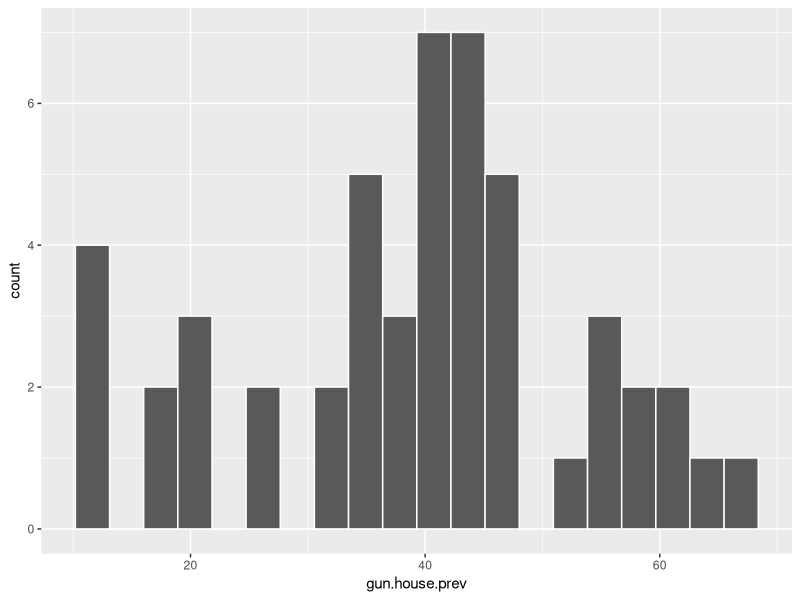
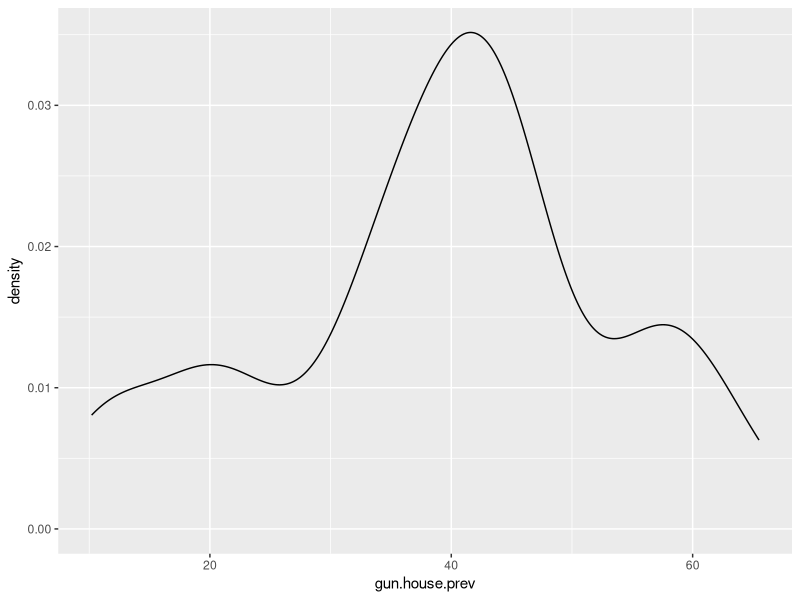
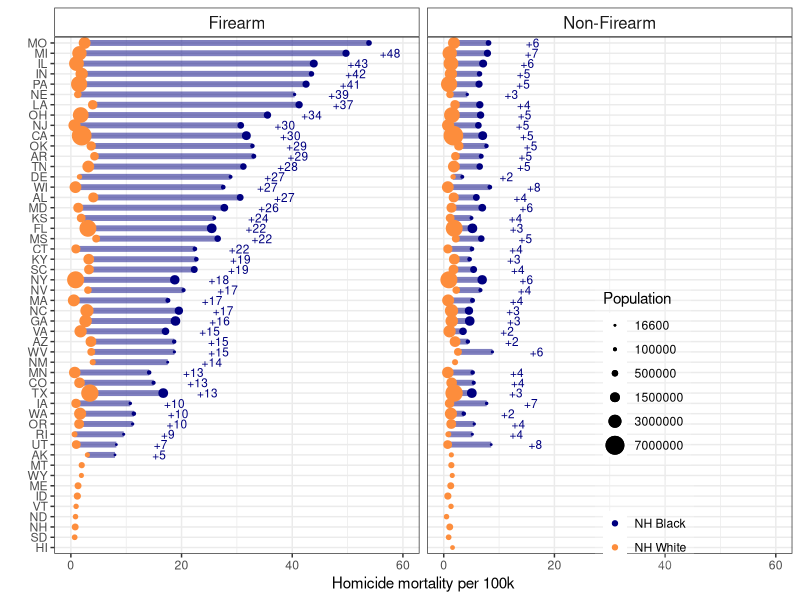
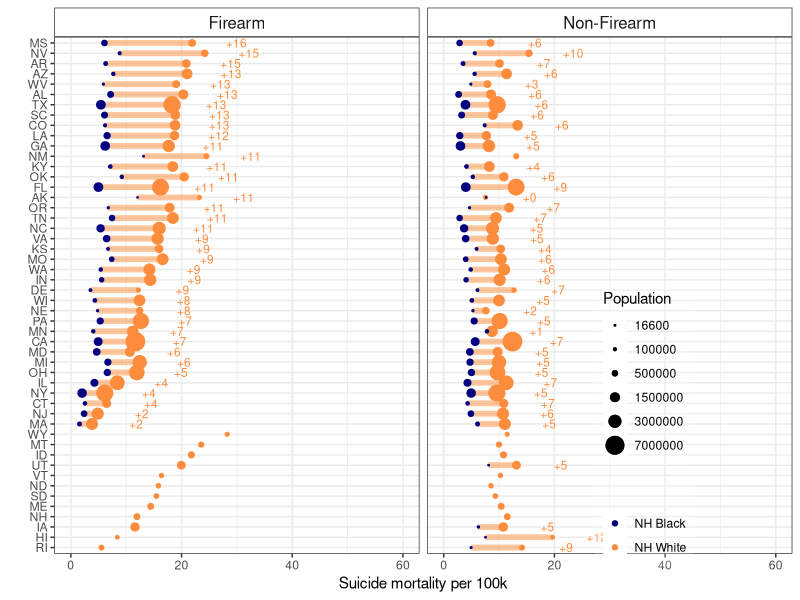
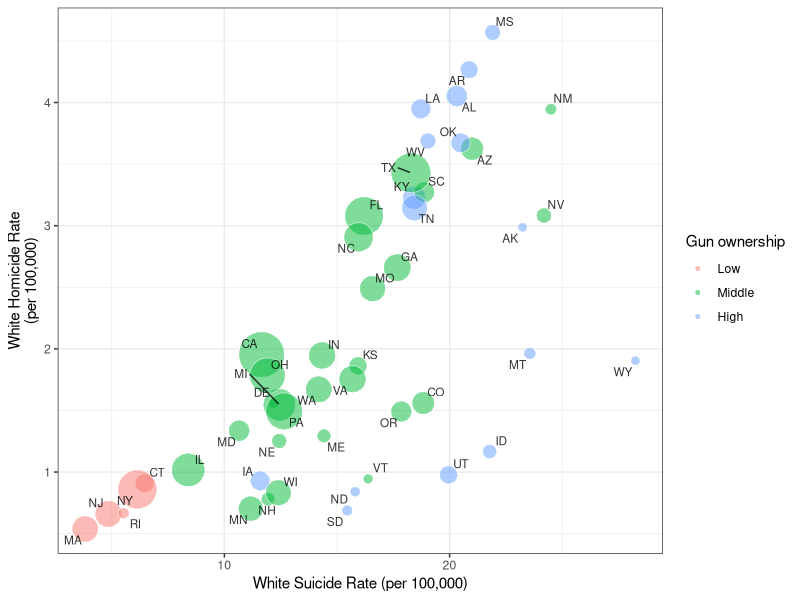
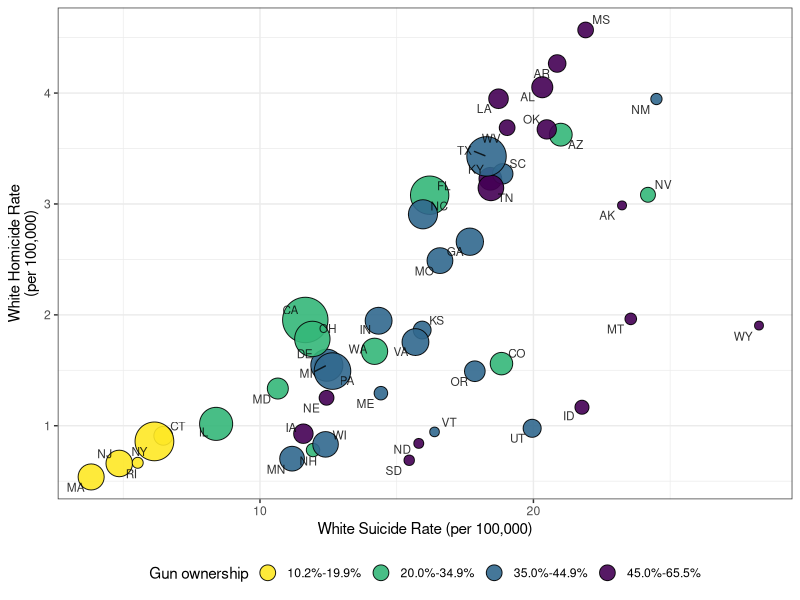
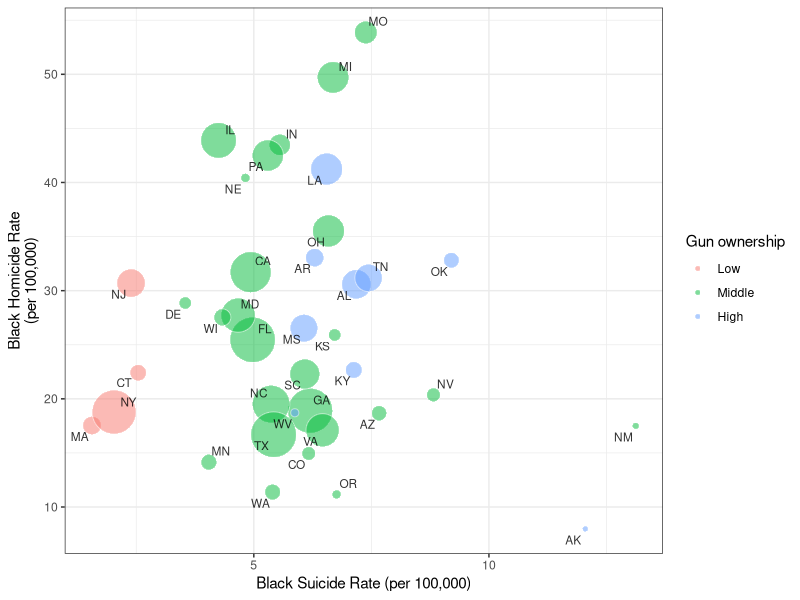
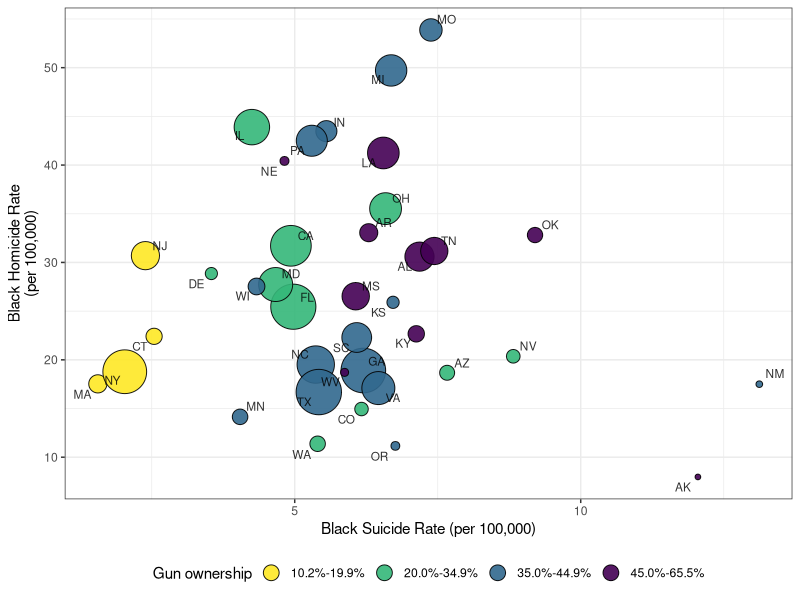

The R script that drew these images, in order:
## ---- chunk 1
library(tidyverse)
library(ggrepel)
## ---- chunk 2
gun.house.prev <- c(52.2, 59.8, 32.3, 58.8, 20.1, 34.6, 18.1, 26.3, 25.2,
                    40.3, 10.2, 55.7, 20.7, 38.5, 45.7, 42.8, 47.7, 45.0,
                    40.3, 21.7, 11.5, 40.8, 41.2, 54.6, 44.2, 62.6, 45.4,
                    34.0, 31.0, 11.4, 39.7, 18.5, 39.4, 56.2, 34.0, 46.5,
                    39.8, 35.1, 12.4, 43.3, 59.9, 46.6, 37.1, 44.8, 43.8,
                    37.5, 34.0, 58.5, 43.0, 65.5)

gun.data <- data.frame("ST" = state.abb, "gun.house.prev" = gun.house.prev)

ggplot(gun.data, aes(gun.house.prev)) + geom_histogram(bins = 20, col = "white") 

ggplot(gun.data, aes(gun.house.prev)) + geom_density()

quantile(gun.data$gun.house.prev, c(0.33, 0.66))

gun.data <- gun.data %>% arrange(gun.house.prev) %>% mutate(gun.house.prev.category = cut(gun.house.prev, breaks = c(0, 20, 35, 44.9, 66), labels = c("10.2%-19.9%", "20.0%-34.9%", "35.0%-44.9%", "45.0%-65.5%")))
## ---- chunk 3
#homicide
NHWM_homicide_FA <- read.table("./Data/agestd/Homicide_Firearms_White_NH_Males_Age-adjusted_2008-2014.txt", skip = 21, header = T, sep = ",")

NHWM_homicide_NonFA <- read.table("./Data/agestd/Homicide_Non-Firearms_White_NH_Males_Age-adjusted_2008-2014.txt", skip = 21, header = T, sep = ",")

NHBM_homicide_FA <- read.table("./Data/agestd/Homicide_Firearms_Black_NH_Males_Age-adjusted_2008-2014.txt", skip = 21, header = T, sep = ",")

NHBM_homicide_NonFA <- read.table("./Data/agestd/Homicide_Non-Firearms_Black_NH_Males_Age-adjusted_2008-2014.txt", skip = 21, header = T, sep = ",")

#suicide
NHWM_suicide_FA <- read.table("./Data/agestd/Suicide_Firearms_White_NH_Males_Age-adjusted_2008-2014.txt", skip = 21, header = T, sep = ",")

NHWM_suicide_NonFA <- read.table("./Data/agestd/Suicide_Non-Firearms_White_NH_Males_Age-adjusted_2008-2014.txt", skip = 21, header = T, sep = ",")

NHBM_suicide_FA <- read.table("./Data/agestd/Suicide_Firearms_Black_NH_Males_Age-adjusted_2008-2014.txt", skip = 21, header = T, sep = ",")

NHBM_suicide_NonFA <- read.table("./Data/agestd/Suicide_Non-Firearms_Black_NH_Males_Age-adjusted_2008-2014.txt", skip = 21, header = T, sep = ",")
## ---- chunk 4
#homicide
NHWF_homicide_FA <- read.table("./Data/agestd/Homicide_Firearms_White_NH_Females_Age-adjusted_2008-2014.txt", skip = 21, header = T, sep = ",")

NHWF_homicide_NonFA <- read.table("./Data/agestd/Homicide_Non-Firearms_White_NH_Females_Age-adjusted_2008-2014.txt", skip = 21, header = T, sep = ",")

NHBF_homicide_FA <- read.table("./Data/agestd/Homicide_Firearms_Black_NH_Females_Age-adjusted_2008-2014.txt", skip = 21, header = T, sep = ",")

NHBF_homicide_NonFA <- read.table("./Data/agestd/Homicide_Non-Firearms_Black_NH_Females_Age-adjusted_2008-2014.txt", skip = 21, header = T, sep = ",")

#suicide
NHWF_suicide_FA <- read.table("./Data/agestd/Suicide_Firearms_White_NH_Females_Age-adjusted_2008-2014.txt", skip = 21, header = T, sep = ",")

NHWF_suicide_NonFA <- read.table("./Data/agestd/Suicide_Non-Firearms_White_NH_Females_Age-adjusted_2008-2014.txt", skip = 21, header = T, sep = ",")

NHBF_suicide_FA <- read.table("./Data/agestd/Suicide_Firearms_Black_NH_Females_Age-adjusted_2008-2014.txt", skip = 21, header = T, sep = ",")

NHBF_suicide_NonFA <- read.table("./Data/agestd/Suicide_Non-Firearms_Black_NH_Females_Age-adjusted_2008-2014.txt", skip = 21, header = T, sep = ",")
## ---- chunk 5
tidy_fx <- function(data, state, death, population, crude, adjusted, race, intent, mechanism) {
  dat2 <- data[, c(state, death, population, crude, adjusted)]
  names(dat2)[2] <- paste0(death, ".", intent, ".", race)
  names(dat2)[3] <- paste0(population, ".", race)
  names(dat2)[4] <- paste0("crude.", intent, ".", race)
  names(dat2)[5] <- paste0("adjusted.", intent, ".", race)
  dat2$type = mechanism
  
  return(dat2)
}
## ---- chunk 6
NHWM_homicide_FA <- tidy_fx(data = NHWM_homicide_FA, "ST", "Deaths", "Population", "U_C_Rate", 
                            "U_A_Rate", "white", "homicide", "Firearm")
NHWM_homicide_NonFA <- tidy_fx(data = NHWM_homicide_NonFA, "ST", "Deaths", "Population", "U_C_Rate", 
                            "U_A_Rate", "white", "homicide", "Non-Firearm")
NHWM_suicide_FA <- tidy_fx(data = NHWM_suicide_FA, "ST", "Deaths", "Population", "U_C_Rate", 
                            "U_A_Rate", "white", "suicide", "Firearm")
NHWM_suicide_NonFA <- tidy_fx(data = NHWM_suicide_NonFA, "ST", "Deaths", "Population", "U_C_Rate", 
                            "U_A_Rate", "white", "suicide", "Non-Firearm")

NHBM_homicide_FA <- tidy_fx(data = NHBM_homicide_FA, "ST", "Deaths", "Population", "U_C_Rate", 
                            "U_A_Rate", "black", "homicide", "Firearm")
NHBM_homicide_NonFA <- tidy_fx(data = NHBM_homicide_NonFA, "ST", "Deaths", "Population", "U_C_Rate", 
                            "U_A_Rate", "black", "homicide", "Non-Firearm")
NHBM_suicide_FA <- tidy_fx(data = NHBM_suicide_FA, "ST", "Deaths", "Population", "U_C_Rate", 
                            "U_A_Rate", "black", "suicide", "Firearm")
NHBM_suicide_NonFA <- tidy_fx(data = NHBM_suicide_NonFA, "ST", "Deaths", "Population", "U_C_Rate", 
                            "U_A_Rate", "black", "suicide", "Non-Firearm")

NHBM_homicide<- rbind(NHBM_homicide_FA, NHBM_homicide_NonFA)
NHBM_suicide <- rbind(NHBM_suicide_FA, NHBM_suicide_NonFA)
NHWM_homicide <- rbind(NHWM_homicide_FA, NHWM_homicide_NonFA)
NHWM_suicide <- rbind(NHWM_suicide_FA, NHWM_suicide_NonFA)
rm(NHBM_homicide_FA, NHBM_homicide_NonFA, NHBM_suicide_FA, NHBM_suicide_NonFA,
   NHWM_homicide_FA, NHWM_homicide_NonFA, NHWM_suicide_FA, NHWM_suicide_NonFA)
## ---- chunk 7
NHWF_homicide_FA <- tidy_fx(data = NHWF_homicide_FA, "ST", "Deaths", "Population", "U_C_Rate", 
                            "U_A_Rate", "white", "homicide", "Firearm")
NHWF_homicide_NonFA <- tidy_fx(data = NHWF_homicide_NonFA, "ST", "Deaths", "Population", "U_C_Rate", 
                            "U_A_Rate", "white", "homicide", "Non-Firearm")
NHWF_suicide_FA <- tidy_fx(data = NHWF_suicide_FA, "ST", "Deaths", "Population", "U_C_Rate", 
                            "U_A_Rate", "white", "suicide", "Firearm")
NHWF_suicide_NonFA <- tidy_fx(data = NHWF_suicide_NonFA, "ST", "Deaths", "Population", "U_C_Rate", 
                            "U_A_Rate", "white", "suicide", "Non-Firearm")

NHBF_homicide_FA <- tidy_fx(data = NHBF_homicide_FA, "ST", "Deaths", "Population", "U_C_Rate", 
                            "U_A_Rate", "black", "homicide", "Firearm")
NHBF_homicide_NonFA <- tidy_fx(data = NHBF_homicide_NonFA, "ST", "Deaths", "Population", "U_C_Rate", 
                            "U_A_Rate", "black", "homicide", "Non-Firearm")
NHBF_suicide_FA <- tidy_fx(data = NHBF_suicide_FA, "ST", "Deaths", "Population", "U_C_Rate", 
                            "U_A_Rate", "black", "suicide", "Firearm")
NHBF_suicide_NonFA <- tidy_fx(data = NHBF_suicide_NonFA, "ST", "Deaths", "Population", "U_C_Rate", 
                            "U_A_Rate", "black", "suicide", "Non-Firearm")

NHBF_homicide<- rbind(NHBF_homicide_FA, NHBF_homicide_NonFA)
NHBF_suicide <- rbind(NHBF_suicide_FA, NHBF_suicide_NonFA)
NHWF_homicide <- rbind(NHWF_homicide_FA, NHWF_homicide_NonFA)
NHWF_suicide <- rbind(NHWF_suicide_FA, NHWF_suicide_NonFA)
rm(NHBF_homicide_FA, NHBF_homicide_NonFA, NHBF_suicide_FA, NHBF_suicide_NonFA,
   NHWF_homicide_FA, NHWF_homicide_NonFA, NHWF_suicide_FA, NHWF_suicide_NonFA)
## ---- chunk 8
#merge all the data
Males_AllAges_0814 <- merge(NHBM_homicide, NHBM_suicide %>% select(-Population.black), by = c("ST", "type")) %>%
  mutate(crude.RD.hom.su.black = crude.homicide.black - crude.suicide.black,
         adj.RD.hom.su.black = adjusted.homicide.black - adjusted.suicide.black)

Males_AllAges_0814 <- merge(Males_AllAges_0814, NHWM_homicide, by = c("ST", "type")) %>%
  mutate(crude.RD.homicide = crude.homicide.black - crude.homicide.white,
         adj.RD.homicide = adjusted.homicide.black - adjusted.homicide.white)

Males_AllAges_0814 <- merge(Males_AllAges_0814, NHWM_suicide %>% select(-Population.white), by = c("ST", "type")) %>%
  mutate(crude.RD.suicide = crude.suicide.black - crude.suicide.white,
         adj.RD.suicide = adjusted.suicide.black - adjusted.suicide.white)

Males_AllAges_0814 <- Males_AllAges_0814 %>% 
  mutate(crude.RD.hom.su.white = crude.homicide.white - crude.suicide.white, 
         adj.RD.hom.su.white = adjusted.homicide.white - adjusted.suicide.white)
## ---- chunk 9
Females_AllAges_0814 <- merge(NHBF_homicide, NHBF_suicide %>% select(-Population.black), by = c("ST", "type")) %>%
  mutate(crude.RD.hom.su.black = crude.homicide.black - crude.suicide.black,
         adj.RD.hom.su.black = adjusted.homicide.black - adjusted.suicide.black)

Females_AllAges_0814 <- merge(Females_AllAges_0814, NHWF_homicide, by = c("ST", "type")) %>%
  mutate(crude.RD.homicide = crude.homicide.black - crude.homicide.white,
         adj.RD.homicide = adjusted.homicide.black - adjusted.homicide.white)

Females_AllAges_0814 <- merge(Females_AllAges_0814, NHWF_suicide %>% select(-Population.white), by = c("ST", "type")) %>%
  mutate(crude.RD.suicide = crude.suicide.black - crude.suicide.white,
         adj.RD.suicide = adjusted.suicide.black - adjusted.suicide.white)

Females_AllAges_0814 <- Females_AllAges_0814 %>% 
  mutate(crude.RD.hom.su.white = crude.homicide.white - crude.suicide.white, 
         adj.RD.hom.su.white = adjusted.homicide.white - adjusted.suicide.white)
## ---- chunk 10
#used for plotting -- to arrange the states on the y-axis according to the magnitude of the black-white inequality
levels.firearm.homicide <- Males_AllAges_0814 %>% filter(type == "Firearm") %>%
  transmute(ST.order.RD.homicide = reorder(ST, adj.RD.homicide))

# Males_AllAges_0814 %>% 
#   filter(is.na(adjusted.homicide.black) == T & type == "Firearm") %>% 
#   select(ST, adjusted.homicide.white)

Males_AllAges_0814$ST.order.RD.homicide <- factor(Males_AllAges_0814$ST, 
                                                  levels = c("HI", "SD", "NH", "ND", "VT", "ID", "ME", "WY", "MT",
                                                             levels(levels.firearm.homicide$ST.order.RD.homicide)[1:42]))

levels.firearm.suicide <- Males_AllAges_0814 %>% filter(type == "Firearm") %>%
  transmute(ST.order.RD.suicide = reorder(ST, -adj.RD.suicide))

# Males_AllAges_0814 %>% 
#   filter(is.na(adjusted.suicide.black) == T & type == "Firearm") %>% 
#   select(ST, adjusted.suicide.white)

Males_AllAges_0814$ST.order.RD.suicide <- factor(Males_AllAges_0814$ST, 
                                                  levels = c("RI", "HI", "IA", "NH", "ME", "SD", "ND", "VT", "UT", "ID", "MT", "WY",
                                                             levels(levels.firearm.suicide$ST.order.RD.suicide)[1:39]))

## ---- chunk 11
#used for plotting -- to arrange the states on the y-axis according to the magnitude of the black-white inequality
levels.firearm.homicide <- Females_AllAges_0814 %>% filter(type == "Firearm") %>%
  transmute(ST.order.RD.homicide = reorder(ST, adj.RD.homicide))

# Females_AllAges_0814 %>% 
#   filter(is.na(adjusted.homicide.black) == T & type == "Firearm") %>% 
#   select(ST, adjusted.homicide.white)

Females_AllAges_0814$ST.order.RD.homicide <- factor(Females_AllAges_0814$ST, 
                                                  levels = levels(levels.firearm.homicide$ST.order.RD.homicide))

# Males_AllAges_0814$ST.order.RD.homicide <- factor(Males_AllAges_0814$ST, 
#                                                   levels = c("HI", "SD", "NH", "ND", "VT", "ID", "ME", "WY", "MT",
#                                                              levels(levels.firearm.homicide$ST.order.RD.homicide)[1:42]))

levels.firearm.suicide <- Females_AllAges_0814 %>% filter(type == "Firearm") %>%
  transmute(ST.order.RD.suicide = reorder(ST, -adj.RD.suicide))

# Females_AllAges_0814 %>% 
#   filter(is.na(adjusted.suicide.black) == T & type == "Firearm") %>% 
#   select(ST, adjusted.suicide.white)

# Females_AllAges_0814$ST.order.RD.suicide <- factor(Females_AllAges_0814$ST, 
#                                                   levels = c("RI", "HI", "IA", "NH", "ME", "SD", "ND", "VT", "UT", "ID", "MT", "WY",
#                                                              levels(levels.firearm.suicide$ST.order.RD.suicide)[1:39]))

Females_AllAges_0814$ST.order.RD.suicide <- factor(Females_AllAges_0814$ST, 
                                                  levels = levels(levels.firearm.suicide$ST.order.RD.suicide))

## ---- chunk 12
num.years = 2014-2008+1

Males_AllAges_0814 <- Males_AllAges_0814 %>% 
  mutate(average.pop.white = Population.white/num.years,
         average.pop.black = Population.black/num.years)

Males_AllAges_0814$gun.level <- "Middle"
Males_AllAges_0814$gun.level[Males_AllAges_0814$ST %in% c("LA", "UT", "OK", "IA", "TN","KY", "AL", 
                                                          "MS", "ID","ND", "WV", "AR", "AK", "SD", "MT", "WY")] <- "High"
Males_AllAges_0814$gun.level[Males_AllAges_0814$ST %in% c("HI", "NJ", "MA", "RI", "CT", "NY")] <- "Low"

Males_AllAges_0814$gun.level <- factor(Males_AllAges_0814$gun.level, levels = c("Low", "Middle", "High"))

dim(Males_AllAges_0814)
Males_AllAges_0814 <- merge(Males_AllAges_0814, gun.data, by = "ST")
dim(Males_AllAges_0814)
## ---- chunk 13
Females_AllAges_0814 <- Females_AllAges_0814 %>% 
  mutate(average.pop.white = Population.white/num.years,
         average.pop.black = Population.black/num.years)

Females_AllAges_0814$gun.level <- "Middle"
Females_AllAges_0814$gun.level[Females_AllAges_0814$ST %in% c("LA", "UT", "OK", "IA", "TN","KY", "AL", 
                                                          "MS", "ID","ND", "WV", "AR", "AK", "SD", "MT", "WY")] <- "High"
Females_AllAges_0814$gun.level[Females_AllAges_0814$ST %in% c("HI", "NJ", "MA", "RI", "CT", "NY")] <- "Low"

Females_AllAges_0814$gun.level <- factor(Females_AllAges_0814$gun.level, levels = c("Low", "Middle", "High"))

dim(Females_AllAges_0814)
Females_AllAges_0814 <- merge(Females_AllAges_0814, gun.data, by = "ST")
dim(Females_AllAges_0814)
## ---- chunk 14
stats <- Males_AllAges_0814 %>% group_by(type) %>% summarise(min = round(min(adj.RD.homicide, na.rm = T)), max = round(max(adj.RD.homicide, na.rm = T)))
stats$min[1]

stats2 <- Males_AllAges_0814 %>% group_by(type) %>% summarise(min = round(min(adjusted.homicide.white, na.rm = T)), max = round(max(adjusted.homicide.white, na.rm = T)))

white.pop.dc <- Males_AllAges_0814 %>% filter(ST == "DC" & type == "Firearm") %>% select(Population.white)

stats3 <- Males_AllAges_0814 %>% group_by(type) %>% summarise(min = round(min(adjusted.homicide.black, na.rm = T)), max = round(max(adjusted.homicide.black, na.rm = T)))
## ---- chunk 15
ggplot(Males_AllAges_0814, aes(y = ST.order.RD.homicide, x = adjusted.homicide.white)) + 
  geom_segment(aes(x = adjusted.homicide.white, xend = adjusted.homicide.black, 
                   y = ST.order.RD.homicide, yend = ST.order.RD.homicide), 
               lwd = 2, col = "navy", alpha = 0.5) +
  geom_point(aes(col = "NH White", size = average.pop.white)) + #alpha = ifelse(death.homicide.black < 20, 0.7, 1)
  geom_point(aes(x = adjusted.homicide.black, col = "NH Black", size = average.pop.black)) + #alpha = ifelse(death.homicide.black < 20, 0.7, 1),
  scale_color_manual(values = c("navy", "#fd8d3c")) +
  scale_alpha_continuous(guide = F) +
  scale_size_area(breaks = c(16600, 100000, 500000, 1500000, 3000000, 7000000)) +
  ylab("") +
  xlab("Homicide mortality per 100k") + 
  theme_bw() + 
  guides(color = guide_legend(title = " "), size = guide_legend(title = "Population")) + 
  theme(legend.position = c(0.8, 0.25), 
        plot.title = element_text(size = 10),
        legend.background = element_rect(fill=alpha('white', 0.2)),
        strip.background = element_rect(fill="white"), 
        strip.text.x = element_text(size = 12),
        strip.text.y = element_text(size = 12)) + 
  scale_x_continuous(limits = c(0, 60), labels = seq(0, 60, 20), breaks = seq(0, 60, 20)) +
  geom_text(data = subset(Males_AllAges_0814, is.na(adj.RD.homicide)==F),
            aes(x = adjusted.homicide.black + 8, label = paste0("+", round(adj.RD.homicide))),
            size = 3, col = "navy") +
  facet_wrap( ~ type)  
## ---- chunk 16
stats4 <- Males_AllAges_0814 %>% group_by(type) %>% summarise(min = round(min(adj.RD.suicide, na.rm = T)),
                                                    max = round(max(adj.RD.suicide, na.rm = T)))

stats5 <- Males_AllAges_0814 %>% group_by(type) %>% summarise(min = round(min(adjusted.suicide.white, na.rm = T)),
                                                    max = round(max(adjusted.suicide.white, na.rm = T)))

stats6 <- Males_AllAges_0814 %>% group_by(type) %>% summarise(min = round(min(adjusted.suicide.black, na.rm = T)),
                                                    max = round(max(adjusted.suicide.black, na.rm = T)))

stats7 <- Males_AllAges_0814 %>% group_by(type) %>% summarise(min = round(min(adjusted.suicide.white, na.rm = T)),
                                                    max = round(max(adjusted.suicide.white, na.rm = T)))
## ---- chunk 17
ggplot(Males_AllAges_0814, aes(y = ST.order.RD.suicide, x = adjusted.suicide.white)) + 
  geom_segment(aes(x = adjusted.suicide.white, xend = adjusted.suicide.black, 
                   y = ST.order.RD.suicide, yend = ST.order.RD.suicide), 
               lwd = 2, col = "#fd8d3c", alpha = 0.5) +
  geom_point(aes(col = "NH White", size = average.pop.white)) + #alpha = ifelse(death.homicide.black < 20, 0.7, 1)
  geom_point(aes(x = adjusted.suicide.black, col = "NH Black", size = average.pop.black)) + #, alpha = ifelse(death.homicide.black < 20, 0.7, 1)
  scale_color_manual(values = c("navy", "#fd8d3c")) +
  scale_alpha_continuous(guide = F) +
  scale_size_area(breaks = c(16600, 100000, 500000, 1500000, 3000000, 7000000)) +
  ylab("") + xlab("Suicide mortality per 100k") + theme_bw() + 
  guides(color = guide_legend(title = " "), size = guide_legend(title = "Population")) + 
  theme(legend.position = c(0.8, 0.25), 
        plot.title = element_text(size = 10),
        legend.background = element_rect(fill=alpha('white', 0.2)),
        strip.background = element_rect(fill="white"), 
        strip.text.x = element_text(size = 12),
        strip.text.y = element_text(size = 12)) + 
  scale_x_continuous(limits = c(0, 60), labels = seq(0, 60, 20), breaks = seq(0, 60, 20)) +
  geom_text(data = subset(Males_AllAges_0814, is.na(adj.RD.suicide)==F), 
            aes(x = adjusted.suicide.white + 8, label = paste0("+", round(-adj.RD.suicide))), size = 3, col = "#fd8d3c") +
  facet_wrap(~type)
## ---- chunk 18
ggplot(subset(Males_AllAges_0814, type == "Firearm"), aes(adjusted.suicide.white, adjusted.homicide.white)) + 
  geom_point(aes(fill = gun.level, size = average.pop.white), col = "white", pch = 21, alpha = 0.5) +
  geom_text_repel(aes(label = ST), alpha = 0.8, size = 3) +
  ylab("White Homicide Rate\n(per 100,000)") +
  xlab("White Suicide Rate (per 100,000)") + 
  theme_bw() +
  scale_size_area(breaks = c(100000, 500000, 1500000, 3000000, 7000000), max_size = 15, guide = F) +
  guides(fill = guide_legend(title = "Gun ownership")) 

library(viridis)
ggplot(subset(Males_AllAges_0814, type == "Firearm"), aes(adjusted.suicide.white, adjusted.homicide.white)) + 
  geom_point(aes(fill = gun.house.prev.category, size = average.pop.white), col = "black", pch = 21, alpha = 0.9) +
  geom_text_repel(aes(label = ST), alpha = 0.8, size = 3) +
  scale_fill_viridis(discrete = T, direction = -1) +
  ylab("White Homicide Rate\n(per 100,000)") +
  xlab("White Suicide Rate (per 100,000)") + 
  theme_bw() +
  theme(legend.position = "bottom") +
  scale_size_area(breaks = c(100000, 500000, 1500000, 3000000, 7000000), max_size = 15, guide = F) +
  guides(fill = guide_legend(title = "Gun ownership", override.aes = list(size = 5)))
## ---- chunk 19
ggplot(subset(Males_AllAges_0814, type == "Firearm"), aes(adjusted.suicide.black, adjusted.homicide.black)) + 
  geom_point(aes(fill = gun.level, size = average.pop.black), col = "white", pch = 21, alpha = 0.5) +
  geom_text_repel(aes(label = ST), alpha = 0.8, size = 3, check_overlap = T) +
  ylab("Black Homicide Rate\n(per 100,000)") +
  xlab("Black Suicide Rate (per 100,000)") + 
  theme_bw() +
  scale_size_area(breaks = c(16600, 100000, 500000, 1400000), max_size = 15, guide = F) +
  guides(fill = guide_legend(title = "Gun ownership"))

ggplot(subset(Males_AllAges_0814, type == "Firearm"), aes(adjusted.suicide.black, adjusted.homicide.black)) + 
  geom_point(aes(fill = gun.house.prev.category, size = average.pop.black), col = "black", pch = 21, alpha = 0.9) +
  geom_text_repel(aes(label = ST), alpha = 0.8, size = 3, check_overlap = T) +
  scale_fill_viridis(discrete = T, direction = -1) +
  ylab("Black Homicide Rate\n(per 100,000)") +
  xlab("Black Suicide Rate (per 100,000)") + 
  theme_bw() +
  theme(legend.position = "bottom") +
  scale_size_area(breaks = c(16600, 100000, 500000, 1400000), max_size = 15, guide = F) +
  guides(fill = guide_legend(title = "Gun ownership", override.aes = list(size = 5))) 
    

# ggplot(subset(Males_AllAges_0814, type == "Firearm"), aes(x = gun.house.prev, y = adj.RD.homicide)) +
#          geom_point() +
#   geom_text_repel(aes(label = ST), alpha = 0.8, size = 3, check_overlap = T) 
# 
# ggplot(subset(Males_AllAges_0814, type == "Firearm"), aes(x = gun.house.prev, y = adj.RD.suicide)) +
#          geom_point() +
#   geom_text_repel(aes(label = ST), alpha = 0.8, size = 3, check_overlap = T) +
#   geom_smooth()
# 
# ggplot(subset(Males_AllAges_0814, type == "Firearm"), aes(x = gun.house.prev, y = Population.white)) +
#          geom_point() + geom_text_repel(aes(label = ST), alpha = 0.8, size = 3, check_overlap = T) 
# 
# ggplot(subset(Males_AllAges_0814, type == "Firearm"), aes(x = gun.house.prev, y = Population.black)) +
#          geom_point() + geom_text_repel(aes(label = ST), alpha = 0.8, size = 3, check_overlap = T) 
## ---- chunk 20
ggplot(Females_AllAges_0814, aes(y = ST.order.RD.homicide, x = adjusted.homicide.white)) + 
  geom_segment(aes(x = adjusted.homicide.white, xend = adjusted.homicide.black, 
                   y = ST.order.RD.homicide, yend = ST.order.RD.homicide), 
               lwd = 2, col = "navy", alpha = 0.5) +
  geom_point(aes(col = "NH White", size = average.pop.white)) + #alpha = ifelse(death.homicide.black < 20, 0.7, 1)
  geom_point(aes(x = adjusted.homicide.black, col = "NH Black", size = average.pop.black)) + #alpha = ifelse(death.homicide.black < 20, 0.7, 1),
  scale_color_manual(values = c("navy", "#fd8d3c")) +
  scale_alpha_continuous(guide = F) +
  scale_size_area(breaks = c(16600, 100000, 500000, 1500000, 3000000, 7000000)) +
  ylab("") +
  xlab("Homicide mortality per 100k") + 
  theme_bw() + 
  guides(color = guide_legend(title = " "), size = guide_legend(title = "Population")) + 
  theme(legend.position = c(0.8, 0.25), 
        plot.title = element_text(size = 10),
        legend.background = element_rect(fill=alpha('white', 0.2)),
        strip.background = element_rect(fill="white"), 
        strip.text.x = element_text(size = 12),
        strip.text.y = element_text(size = 12)) + 
  scale_x_continuous(limits = c(0, 80), labels = seq(0, 80, 20), breaks = seq(0, 80, 20)) +
  geom_text(data = subset(Females_AllAges_0814, is.na(adj.RD.homicide)==F),
            aes(x = adjusted.homicide.black + 2, label = paste0("+", round(adj.RD.homicide))),
            size = 3, col = "navy") +
  facet_wrap( ~ type)  
## ---- chunk 21
ggplot(Females_AllAges_0814, aes(y = ST.order.RD.suicide, x = adjusted.suicide.white)) + 
  geom_segment(aes(x = adjusted.suicide.white, xend = adjusted.suicide.black, 
                   y = ST.order.RD.suicide, yend = ST.order.RD.suicide), 
               lwd = 2, col = "#fd8d3c", alpha = 0.5) +
  geom_point(aes(col = "NH White", size = average.pop.white)) + #alpha = ifelse(death.homicide.black < 20, 0.7, 1)
  geom_point(aes(x = adjusted.suicide.black, col = "NH Black", size = average.pop.black)) + #, alpha = ifelse(death.homicide.black < 20, 0.7, 1)
  scale_color_manual(values = c("navy", "#fd8d3c")) +
  scale_alpha_continuous(guide = F) +
  scale_size_area(breaks = c(16600, 100000, 500000, 1500000, 3000000, 7000000)) +
  ylab("") + xlab("Suicide mortality per 100k") + theme_bw() + 
  guides(color = guide_legend(title = " "), size = guide_legend(title = "Population")) + 
  theme(legend.position = c(0.8, 0.25), 
        plot.title = element_text(size = 10),
        legend.background = element_rect(fill=alpha('white', 0.2)),
        strip.background = element_rect(fill="white"), 
        strip.text.x = element_text(size = 12),
        strip.text.y = element_text(size = 12)) + 
  scale_x_continuous(limits = c(0, 80), labels = seq(0, 80, 20), breaks = seq(0, 80, 20)) +
  geom_text(data = subset(Females_AllAges_0814, is.na(adj.RD.suicide)==F), 
            aes(x = adjusted.suicide.white + 2, label = paste0("+", round(-adj.RD.suicide))), size = 3, col = "#fd8d3c") +
  facet_wrap(~type)
## ---- chunk 22
ggplot(Males_AllAges_0814, aes(adjusted.suicide.white, adjusted.suicide.black)) + 
  geom_text(aes(label = ST, col = type), size = 2.5) +
  guides(color = guide_legend(title = " ")) +
  ylab("Suicide rate for blacks") +
  xlab("Suicide rate for whites") +
  theme_bw()

Males_AllAges_0814 %>% 
  group_by(type) %>% 
  summarise(cor.suicide = cor(adjusted.suicide.black, adjusted.suicide.white, use = "complete.obs"))

ggplot(subset(Males_AllAges_0814, type == "Firearm"), aes(adjusted.suicide.white, adjusted.suicide.black)) + 
  geom_label(aes(label = ST, col = gun.level), size = 2.5, alpha = 0.5) +
  guides(color = guide_legend(title = " ")) +
  ylab("Suicide rate for blacks") +
  xlab("Suicide rate for whites") +
  theme_bw()

## ---- chunk 23
ggplot(Males_AllAges_0814, aes(adjusted.homicide.white, adjusted.homicide.black)) + 
  geom_text(aes(label = ST, col = type), size = 2.5) +
  ylab("Homicide rate for blacks") +
  xlab("Homicide rate for whites") +
  theme_bw()

ggplot(subset(Males_AllAges_0814, type == "Firearm"), aes(adjusted.homicide.white, adjusted.homicide.black)) + 
  geom_label(aes(label = ST, col = gun.level), size = 2.5, alpha = 0.5) +
  ylab("Homicide rate for blacks") +
  xlab("Homicide rate for whites") +
  theme_bw()
